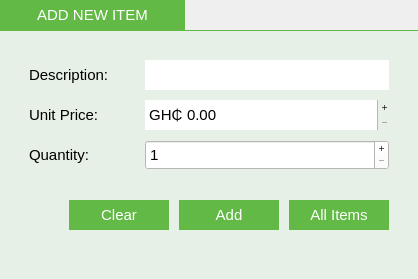
                 <widget class="QFrame" name="frame_15">
                  <property name="frameShape">
                   <enum>QFrame::NoFrame</enum>
                  </property>
                  <property name="frameShadow">
                   <enum>QFrame::Plain</enum>
                  </property>
                  <layout class="QGridLayout" name="gridLayout_17">
                   <property name="leftMargin">
                    <number>0</number>
                   </property>
                   <property name="topMargin">
                    <number>0</number>
                   </property>
                   <property name="rightMargin">
                    <number>0</number>
                   </property>
                   <property name="bottomMargin">
                    <number>0</number>
                   </property>
                   <property name="spacing">
                    <number>0</number>
                   </property>
                   <item row="2" column="0">
                    <widget class="QFrame" name="frame_17">
                     <property name="sizePolicy">
                      <sizepolicy hsizetype="Expanding" vsizetype="Expanding">
                       <horstretch>0</horstretch>
                       <verstretch>0</verstretch>
                      </sizepolicy>
                     </property>
                     <property name="styleSheet">
                      <string notr="true">background-color:rgb(230, 240, 230)</string>
                     </property>
                     <property name="frameShape">
                      <enum>QFrame::NoFrame</enum>
                     </property>
                     <property name="frameShadow">
                      <enum>QFrame::Plain</enum>
                     </property>
                     <layout class="QGridLayout" name="gridLayout_20">
                      <item row="1" column="2">
                       <spacer name="horizontalSpacer_26">
                        <property name="orientation">
                         <enum>Qt::Horizontal</enum>
                        </property>
                        <property name="sizeType">
                         <enum>QSizePolicy::Preferred</enum>
                        </property>
                        <property name="sizeHint" stdset="0">
                         <size>
                          <width>20</width>
                          <height>20</height>
                         </size>
                        </property>
                       </spacer>
                      </item>
                      <item row="1" column="1">
                       <layout class="QFormLayout" name="formLayout_6">
                        <property name="verticalSpacing">
                         <number>10</number>
                        </property>
                        <property name="leftMargin">
                         <number>0</number>
                        </property>
                        <property name="topMargin">
                         <number>0</number>
                        </property>
                        <property name="rightMargin">
                         <number>0</number>
                        </property>
                        <item row="0" column="0">
                         <widget class="QLabel" name="label_40">
                          <property name="minimumSize">
                           <size>
                            <width>110</width>
                            <height>30</height>
                           </size>
                          </property>
                          <property name="maximumSize">
                           <size>
                            <width>16777215</width>
                            <height>30</height>
                           </size>
                          </property>
                          <property name="font">
                           <font>
                            <pointsize>11</pointsize>
                           </font>
                          </property>
                          <property name="text">
                           <string>Description:</string>
                          </property>
                         </widget>
                        </item>
                        <item row="0" column="1">
                         <widget class="QLineEdit" name="addNewItemDescLineEdit">
                          <property name="minimumSize">
                           <size>
                            <width>0</width>
                            <height>30</height>
                           </size>
                          </property>
                          <property name="maximumSize">
                           <size>
                            <width>16777215</width>
                            <height>30</height>
                           </size>
                          </property>
                          <property name="font">
                           <font>
                            <pointsize>11</pointsize>
                           </font>
                          </property>
                          <property name="styleSheet">
                           <string notr="true">background-color: rgb(255, 255, 255);
border: 0px;
padding-left:5px;
padding-right: 5px;
</string>
                          </property>
                         </widget>
                        </item>
                        <item row="1" column="0">
                         <widget class="QLabel" name="label_41">
                          <property name="minimumSize">
                           <size>
                            <width>110</width>
                            <height>30</height>
                           </size>
                          </property>
                          <property name="maximumSize">
                           <size>
                            <width>16777215</width>
                            <height>30</height>
                           </size>
                          </property>
                          <property name="font">
                           <font>
                            <pointsize>11</pointsize>
                           </font>
                          </property>
                          <property name="text">
                           <string>Unit Price:  </string>
                          </property>
                         </widget>
                        </item>
                        <item row="1" column="1">
                         <layout class="QHBoxLayout" name="horizontalLayout_40">
                          <property name="spacing">
                           <number>0</number>
                          </property>
                          <item>
                           <widget class="QLabel" name="label_51">
                            <property name="minimumSize">
                             <size>
                              <width>40</width>
                              <height>30</height>
                             </size>
                            </property>
                            <property name="maximumSize">
                             <size>
                              <width>40</width>
                              <height>30</height>
                             </size>
                            </property>
                            <property name="font">
                             <font>
                              <pointsize>11</pointsize>
                             </font>
                            </property>
                            <property name="styleSheet">
                             <string notr="true">background-color:#ffffff;</string>
                            </property>
                            <property name="text">
                             <string> GH₵ </string>
                            </property>
                           </widget>
                          </item>
                          <item>
                           <widget class="QDoubleSpinBox" name="addNewItemUnitPriceSpinBox">
                            <property name="minimumSize">
                             <size>
                              <width>135</width>
                              <height>30</height>
                             </size>
                            </property>
                            <property name="maximumSize">
                             <size>
                              <width>16777215</width>
                              <height>30</height>
                             </size>
                            </property>
                            <property name="font">
                             <font>
                              <pointsize>11</pointsize>
                             </font>
                            </property>
                            <property name="styleSheet">
                             <string notr="true">background-color:#ffffff;</string>
                            </property>
                            <property name="frame">
                             <bool>false</bool>
                            </property>
                            <property name="buttonSymbols">
                             <enum>QAbstractSpinBox::PlusMinus</enum>
                            </property>
                            <property name="maximum">
                             <double>10000000000000000.000000000000000</double>
                            </property>
                           </widget>
                          </item>
                         </layout>
                        </item>
                        <item row="2" column="0">
                         <widget class="QLabel" name="label_42">
                          <property name="minimumSize">
                           <size>
                            <width>110</width>
                            <height>30</height>
                           </size>
                          </property>
                          <property name="maximumSize">
                           <size>
                            <width>16777215</width>
                            <height>30</height>
                           </size>
                          </property>
                          <property name="font">
                           <font>
                            <pointsize>11</pointsize>
                           </font>
                          </property>
                          <property name="text">
                           <string>Quantity:</string>
                          </property>
                         </widget>
                        </item>
                        <item row="2" column="1">
                         <widget class="QSpinBox" name="addNewItemQtySpinBox">
                          <property name="minimumSize">
                           <size>
                            <width>135</width>
                            <height>30</height>
                           </size>
                          </property>
                          <property name="maximumSize">
                           <size>
                            <width>16777215</width>
                            <height>30</height>
                           </size>
                          </property>
                          <property name="font">
                           <font>
                            <pointsize>11</pointsize>
                           </font>
                          </property>
                          <property name="styleSheet">
                           <string notr="true">background-color:#ffffff;</string>
                          </property>
                          <property name="buttonSymbols">
                           <enum>QAbstractSpinBox::PlusMinus</enum>
                          </property>
                          <property name="minimum">
                           <number>1</number>
                          </property>
                          <property name="maximum">
                           <number>2145778999</number>
                          </property>
                         </widget>
                        </item>
                        <item row="3" column="0" colspan="2">
                         <layout class="QHBoxLayout" name="horizontalLayout_37">
                          <property name="spacing">
                           <number>10</number>
                          </property>
                          <property name="topMargin">
                           <number>20</number>
                          </property>
                          <property name="bottomMargin">
                           <number>0</number>
                          </property>
                          <item>
                           <spacer name="horizontalSpacer_44">
                            <property name="orientation">
                             <enum>Qt::Horizontal</enum>
                            </property>
                            <property name="sizeHint" stdset="0">
                             <size>
                              <width>40</width>
                              <height>20</height>
                             </size>
                            </property>
                           </spacer>
                          </item>
                          <item>
                           <widget class="QPushButton" name="addNewItemClearButton">
                            <property name="minimumSize">
                             <size>
                              <width>100</width>
                              <height>30</height>
                             </size>
                            </property>
                            <property name="maximumSize">
                             <size>
                              <width>16777215</width>
                              <height>30</height>
                             </size>
                            </property>
                            <property name="font">
                             <font>
                              <pointsize>11</pointsize>
                              <weight>50</weight>
                              <bold>false</bold>
                             </font>
                            </property>
                            <property name="styleSheet">
                             <string notr="true">QPushButton#addNewItemClearButton{
	color: #ffffff;
	background-color: #63b946;
	border: 0px;
	padding-right: 5px;
	padding-left: 5px;
}
QPushButton#addNewItemClearButton:hover{
	color: #000000;
	background-color: rgb(255, 255, 255);
}
QPushButton#addNewItemClearButton:pressed{
	color: #000000;
	background-color: #f2f2f2;
}</string>
                            </property>
                            <property name="text">
                             <string>Clear</string>
                            </property>
                           </widget>
                          </item>
                          <item>
                           <widget class="QPushButton" name="addNewItemAddButton">
                            <property name="minimumSize">
                             <size>
                              <width>100</width>
                              <height>30</height>
                             </size>
                            </property>
                            <property name="maximumSize">
                             <size>
                              <width>16777215</width>
                              <height>30</height>
                             </size>
                            </property>
                            <property name="font">
                             <font>
                              <pointsize>11</pointsize>
                              <weight>50</weight>
                              <bold>false</bold>
                             </font>
                            </property>
                            <property name="styleSheet">
                             <string notr="true">QPushButton#addNewItemAddButton{
	color: #ffffff;
	background-color: #63b946;
	border: 0px;
	padding-right: 5px;
	padding-left: 5px;
}
QPushButton#addNewItemAddButton:hover{
	color: #000000;
	background-color: rgb(255, 255, 255);
}
QPushButton#addNewItemAddButton:pressed{
	color: #000000;
	background-color: #f2f2f2;
}</string>
                            </property>
                            <property name="text">
                             <string>Add</string>
                            </property>
                           </widget>
                          </item>
                          <item>
                           <widget class="QPushButton" name="viewAllItemsButton">
                            <property name="minimumSize">
                             <size>
                              <width>100</width>
                              <height>30</height>
                             </size>
                            </property>
                            <property name="maximumSize">
                             <size>
                              <width>16777215</width>
                              <height>30</height>
                             </size>
                            </property>
                            <property name="font">
                             <font>
                              <pointsize>11</pointsize>
                             </font>
                            </property>
                            <property name="styleSheet">
                             <string notr="true">QPushButton#viewAllItemsButton{
	color: #ffffff;
	background-color: #63b946;
	border: 0px;
	padding-right: 5px;
	padding-left: 5px;
}
QPushButton#viewAllItemsButton:hover{
	color: #000000;
	background-color: rgb(255, 255, 255);
}
QPushButton#viewAllItemsButton:pressed{
	color: #000000;
	background-color: #f2f2f2;
}</string>
                            </property>
                            <property name="text">
                             <string>All Items</string>
                            </property>
                           </widget>
                          </item>
                         </layout>
                        </item>
                       </layout>
                      </item>
                      <item row="2" column="1">
                       <spacer name="verticalSpacer_12">
                        <property name="orientation">
                         <enum>Qt::Vertical</enum>
                        </property>
                        <property name="sizeType">
                         <enum>QSizePolicy::Expanding</enum>
                        </property>
                        <property name="sizeHint" stdset="0">
                         <size>
                          <width>20</width>
                          <height>40</height>
                         </size>
                        </property>
                       </spacer>
                      </item>
                      <item row="1" column="0">
                       <spacer name="horizontalSpacer_25">
                        <property name="orientation">
                         <enum>Qt::Horizontal</enum>
                        </property>
                        <property name="sizeType">
                         <enum>QSizePolicy::Preferred</enum>
                        </property>
                        <property name="sizeHint" stdset="0">
                         <size>
                          <width>20</width>
                          <height>20</height>
                         </size>
                        </property>
                       </spacer>
                      </item>
                      <item row="0" column="1">
                       <spacer name="verticalSpacer_13">
                        <property name="orientation">
                         <enum>Qt::Vertical</enum>
                        </property>
                        <property name="sizeType">
                         <enum>QSizePolicy::Preferred</enum>
                        </property>
                        <property name="sizeHint" stdset="0">
                         <size>
                          <width>20</width>
                          <height>20</height>
                         </size>
                        </property>
                       </spacer>
                      </item>
                     </layout>
                    </widget>
                   </item>
                   <item row="1" column="0">
                    <widget class="QLabel" name="label_39">
                     <property name="maximumSize">
                      <size>
                       <width>16777215</width>
                       <height>1</height>
                      </size>
                     </property>
                     <property name="styleSheet">
                      <string notr="true">background-color: #63b946;</string>
                     </property>
                     <property name="text">
                      <string/>
                     </property>
                    </widget>
                   </item>
                   <item row="0" column="0">
                    <layout class="QHBoxLayout" name="horizontalLayout_34">
                     <property name="bottomMargin">
                      <number>0</number>
                     </property>
                     <item>
                      <widget class="QLabel" name="label_38">
                       <property name="minimumSize">
                        <size>
                         <width>185</width>
                         <height>30</height>
                        </size>
                       </property>
                       <property name="maximumSize">
                        <size>
                         <width>185</width>
                         <height>30</height>
                        </size>
                       </property>
                       <property name="font">
                        <font>
                         <pointsize>11</pointsize>
                        </font>
                       </property>
                       <property name="styleSheet">
                        <string notr="true">background-color: #63b946;
color: #ffffff;
padding: 3px;</string>
                       </property>
                       <property name="text">
                        <string>ADD NEW ITEM</string>
                       </property>
                       <property name="alignment">
                        <set>Qt::AlignCenter</set>
                       </property>
                      </widget>
                     </item>
                     <item>
                      <spacer name="horizontalSpacer_23">
                       <property name="orientation">
                        <enum>Qt::Horizontal</enum>
                       </property>
                       <property name="sizeHint" stdset="0">
                        <size>
                         <width>40</width>
                         <height>20</height>
                        </size>
                       </property>
                      </spacer>
                     </item>
                    </layout>
                   </item>
                  </layout>
                 </widget>
